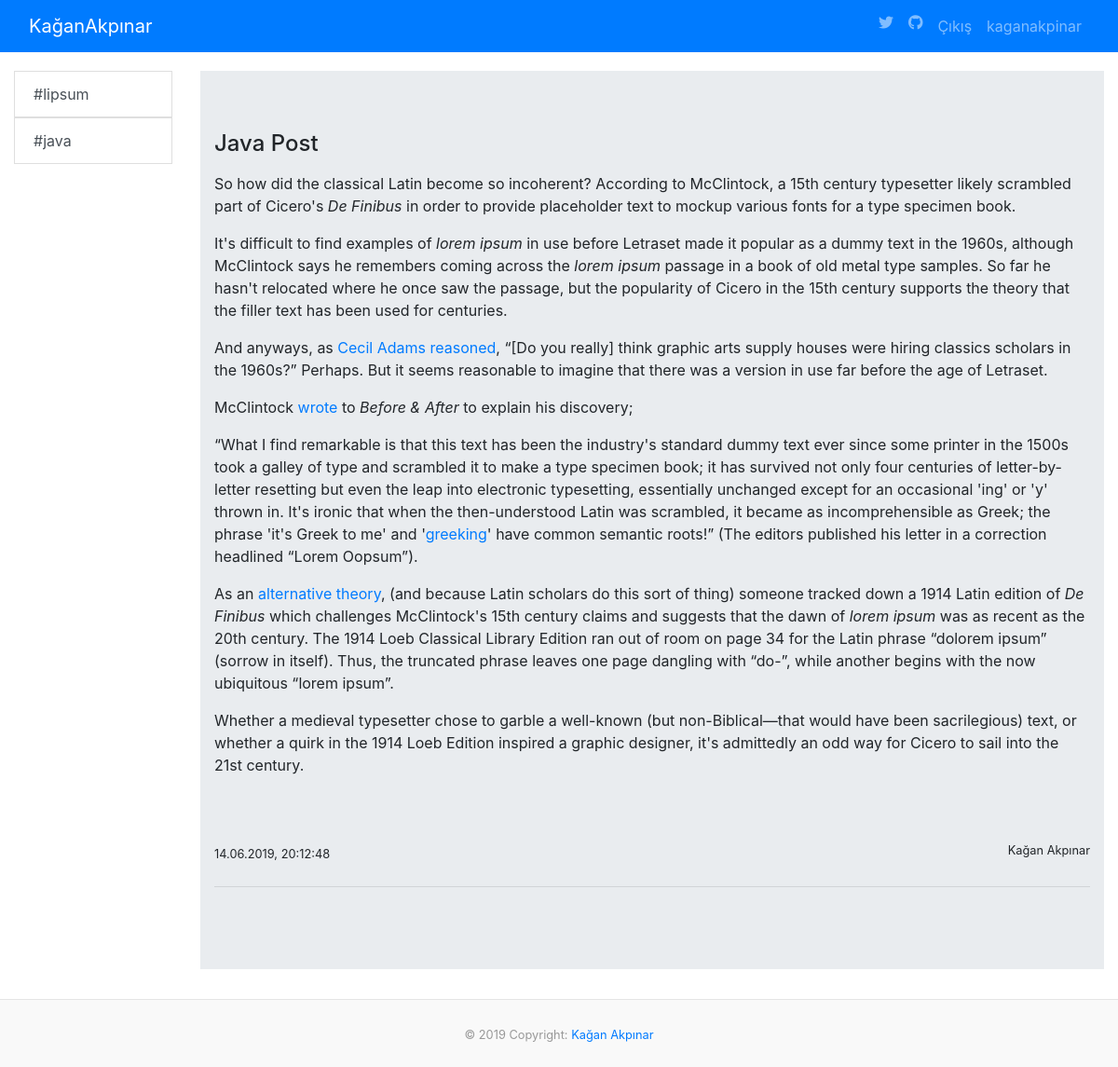
The app's page /post/2 (signed in) with its own data.
### blog.py (models this page shows, shortened)
class Category(db.Model):
    __tablename__ = "category"
    id = db.Column(db.Integer, primary_key=True)
    name = db.Column(db.String(50), nullable=False)

class Post(db.Model):
    __tablename__ = "post"
    id = db.Column(db.Integer, primary_key=True)
    title = db.Column(db.String(), nullable=False)
    content = db.Column(db.Text(), nullable=False)
    date = db.Column(db.String(), nullable=False, default=time.strftime('%d.%m.%Y'))
    author = db.Column(db.String(), nullable=False)
    category_id = db.Column(db.Integer, db.ForeignKey('category.id'), nullable=False)
    category = db.relationship('Category', backref=db.backref('posts', lazy=True)   )

### blog.py (the view)
@app.route("/post/<string:id>")
def post(id):
    post = Post.query.filter_by(id=id).first()
    category = Category.query.all()
    if post:
        return render_template("post.html", post = post, category = category)
    else:
        flash("Post not found :(", "danger")
        return redirect(url_for("home"))

### templates/post.html (shortened to what this page needs)
{% extends "layout.html" %}
{% block body%}
<div class="row">
  <div class="col-md-2">
    {% include "sidebar.html" %}
  </div>
  <div class="col-md-10">
    <div class="jumbotron jumbotron-fluid">
      <div class="container">
        <h4>{{ post.title }}</h4>
        <p class="lead">{{ post.content|safe }}</p>
        <small>{{post.date}}</small>
        <small class="float-right">{{ post.author }}</small>
        <hr class="my-4">
      </div>
    </div>
  </div>
</div>
{% endblock %}

### templates/sidebar.html
{% for category in category %}
<ul class="list-group">
  <a href="/categories/{{category.name}}" class="list-group-item list-group-item-action"  style="border-radius:0px">
    #{{ category.name }}
  </a>
</ul>
{% endfor %}

### records on screen
Category: name "lipsum"
Category: name "java"
Post: title "Java Post", content "So how did the classical Latin become so incoherent? According to McClintock, a 15th century typesetter likely scrambled part of Cicero's De Finibus in order to provide placeholder text to mockup various fonts for a type specimen book. It's difficult to find examples of lorem ipsum in use before Letraset made it popular as a dummy text in the 1960s, although McClintock says he remembers coming across the lorem ipsum passage in a book of old metal type samples. So far he hasn't relocated where he once saw the passage, but the popularity of Cicero in the 15th century supports the theory that the filler text has been used for centuries. And anyways, as Cecil Adams reasoned , “[Do you really]…", date "14.06.2019, 20:12:48", author "Kağan Akpınar"

### other values on screen
{{ session["username"] }} "kaganakpinar"
